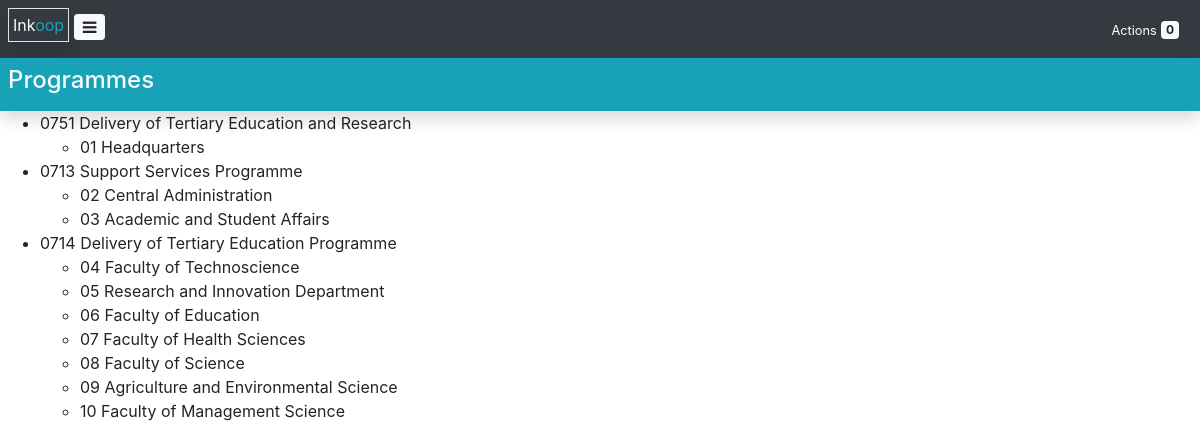
Page /programme (signed in) on the committed database.
### core/models.py (models this page shows, shortened)
class Programme(models.Model):
    code = models.CharField(max_length=16)
    name = models.CharField(max_length=128)

class SubProgramme(models.Model):
    code = models.CharField(max_length=16)
    name = models.CharField(max_length=128)
    programme = models.ForeignKey(Programme, on_delete=models.CASCADE)

### core/views/programme.py (the view)
# urls.py: path('programme', get_programmes, name='get_programmes'),
def get_programmes(request):
	programmes = Programme.objects.all()
	context = {"programmes":programmes}
	return render(request, 'programme/programmes.html', context)

### context_processors.py (called while the page is built)
def entity(request):
	return {
		"entity_name": settings.ENTITY_NAME,
		"entity_code": settings.ENTITY_CODE,
		"FY": settings.FINANCIAL_YEAR,
		"FY_start": settings.FY_START_DATE,
		"FY_stop": settings.FY_STOP_DATE,
	}

### core/context_processors.py (called while the page is built)
def timing(request):
	planning_process = Timing.objects.get(process="Planning")
	initiation_process = Timing.objects.get(process="Initiation")
	current_process = get_current_process()
	time_format = "M, d yy H:i"
	date_format = "F d, Y"
	return {
		"planning_process": planning_process,
		"initiation_process": initiation_process,
		"current_process": current_process,
		"time_format": time_format,
		"date_format": date_format
	}

def user_profile(request):
	user = get_user(request)
	kwargs = {"ao": get_ao()}
	if user.is_authenticated:
		kwargs["profile"] = user.profile
		kwargs["user_department"] = kwargs["profile"].user_department
		kwargs["pdu_head"] = get_pdu_head()
	return kwargs

def actions(request):
	user = get_user(request)
	if user.is_authenticated:
		kwargs = {
			"plan_actions":user.incharge_plan_set.filter(consolidated_on=None),
			"requisition_actions":user.incharge_requisition_set.filter(ao_approved_on=None),
			"pdu_actions":[],
			"ao_actions":[]
		}
		kwargs["action_count"] = kwargs["plan_actions"].count() + kwargs["requisition_actions"].count() + len(kwargs["pdu_actions"]) + len(kwargs["ao_actions"])
		return kwargs
	return {}

### core/models.py (called while the page is built)
    def is_valid(self):
        if self.start and self.stop and self.submission_deadline:
            if self.start < self.submission_deadline <= self.stop:
                return True
        return False

    def __str__(self):
        return self.name

### templatetags/app_tags.py (called while the page is built)
@register.filter(name="currency")
def currency(value):
	if isinstance(value, int):
		return f'{value:,} {settings.CURRENCY}'
	return value

### utils.py (called while the page is built)
def get_pdu_head():
	pdu = UserDepartment.objects.get(is_pdu=True)
	return pdu.hod

def get_ao():
	ao = Profile.objects.get(is_ao=True)
	return ao.user

def get_current_process():
	current_process = Timing.objects.filter(start__lte=timezone.now(), stop__gte=timezone.now()).first()
	return current_process

def timing_is_valid():
	planning_process = Timing.objects.get(process="Planning")
	initiation_process = Timing.objects.get(process="Initiation")
	if planning_process.is_valid() and initiation_process.is_valid():
		if planning_process.stop <= initiation_process.start:
			return True
	return False

### core/templates/programme/programmes.html
{% extends 'user-base.html' %}
{% block content %}
<div>
	<div class="bg-info p-2 shadow fixed d-flex">
        <div class="flex-fill m-auto">
            <h4 class="text-light">Programmes</h4>
        </div>
    </div>
	<ul>
		{% for programme in programmes %}
		<li>{{programme.code}} {{programme.name}}</li>
		<ul>
			{% for subprogramme in programme.subprogramme_set.values %}
			<li>{{subprogramme.code}} {{subprogramme.name}}</li>
			{% endfor %}
		</ul>
		{% endfor %}
	</ul>
</div>
{% endblock %}

### static/css/style.css (style rules this page uses)
.fixed { position: sticky; top:0; z-index:100; }

### rows in the picture
Programme: code "0751", name "Delivery of Tertiary Education and Research"
SubProgramme: code "01", name "Headquarters"
Programme: code "0713", name "Support Services Programme"
SubProgramme: code "02", name "Central Administration"
SubProgramme: code "03", name "Academic and Student Affairs"
Programme: code "0714", name "Delivery of Tertiary Education Programme"
SubProgramme: code "04", name "Faculty of Technoscience"
SubProgramme: code "05", name "Research and Innovation Department"
SubProgramme: code "06", name "Faculty of Education"
SubProgramme: code "07", name "Faculty of Health Sciences"
SubProgramme: code "08", name "Faculty of Science"
SubProgramme: code "09", name "Agriculture and Environmental Science"
SubProgramme: code "10", name "Faculty of Management Science"

### other values in the picture
{{ action_count }} "0"
